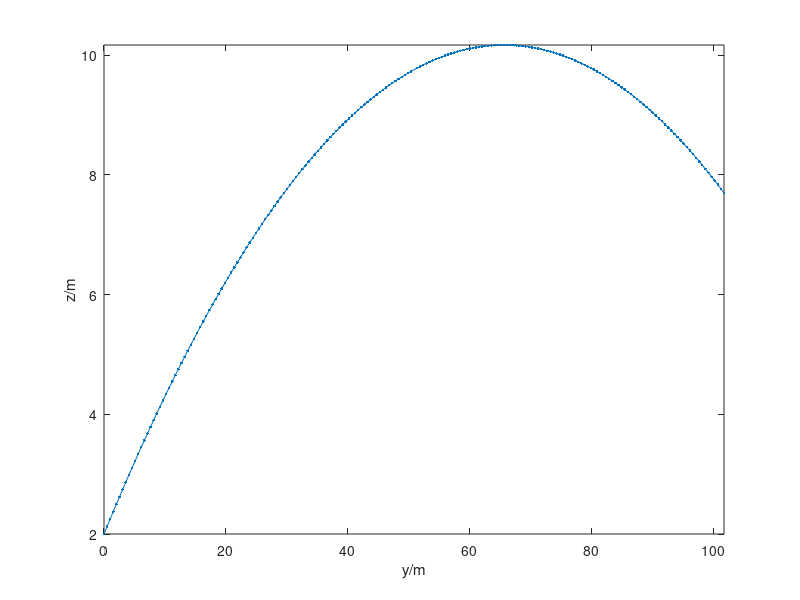

This figure's MATLAB source:
%% (base SI units used throughout)
%% Numerical simulation of object motion in 2D with gravity
%% Coordinates (y,z)
%% Parameters and initial values:
t0 = 0; % initial time
t1 = t0 + 2; % final time
Py0 = 3; Pz0 = 0.75; % initial momentum
y0 = 0; z0 = 2; % initial position
Fy = 0; Fz = 0; % momentum influx (constant)
Gy = 0; Gz = -0.579; % momentum supply (constant)
m = 0.059; % tennis ball's mass
dt = 0.01; % time step %@
%% adjust final time if not multiple of timestep
t1 = t1 + mod(t1-t0,dt);
%% check if timestep and time interval are consistent
%% (we can integrate backward in time)
if (t1-t0)*dt <= 0
  error('time interval inconsistent with timestep');
end
%%
%% We save values of all quantities at some steps during the simulation,
%% in case we want to do some analysis or plotting afterwards.
%% Saving at all timesteps could be too costly in terms of memory
Nsaves = 200; % number of timepoints to save during the simulation
%% Calculate time interval for saving
dsave = (t1-t0)/(Nsaves-1);
if abs(dsave) < abs(dt)
  error('time interval between saves is smaller than timestep')
end
%% Initialize vectors to contain saved values
tSave = nan(Nsaves,1);
ySave = nan(Nsaves,1); zSave = nan(Nsaves,1);
PySave = nan(Nsaves,1); PzSave = nan(Nsaves,1);
vySave = nan(Nsaves,1); vzSave = nan(Nsaves,1);
%% Save initial values
i = 1; % index that keeps count of savepoints
tSave(i) = t0;
ySave(i) = y0; zSave(i) = z0;
PySave(i) = Py0; PzSave(i) = Pz0;
vySave(i) = Py0/m; vzSave(i) = Pz0/m;
%% Initialize plot
cols = get(0, 'DefaultAxesColorOrder');
plot(ySave(1), zSave(1), '.', 'Color', cols(1,:)); axis('tight');
xlabel('y/m'); ylabel('z/m'); hold on; %@
%%
%% Numerical time integration
%% initialize
t = t0;
y = y0; z = z0;
Py = Py0; Pz = Pz0;
vy = Py/m; vz = Pz/m;
%% loop
while sign(dt)*t < sign(dt)*t1 % this check allows for backward time integration
  %% update time
  t = t + dt;
  %% update momentum
  Py = Py + (Fy + Gy)*dt;
  Pz = Pz + (Fz + Gz)*dt;
  %% update velocity (from constitutive relation P=mv)
  vy = Py/m;
  vz = Pz/m;
  %% update position
  y = y + vy*dt;
  z = z + vz*dt; %@
  %% Check whether we save & plot at this step
  if min(abs([0 dsave] - mod(t-t0, dsave))) <= abs(dt)/2
    i = i+1;
    tSave(i) = t;
    ySave(i) = y; zSave(i) = z;
    vySave(i) = vy; vzSave(i) = vz;
    PySave(i) = Py; PzSave(i) = Pz;
    plot(y, z, '.', 'Color', cols(1,:));
    pause(0.001);
  end %@
end %@
plot(ySave, zSave, 'Color', cols(1,:)); axis('tight'); %@
